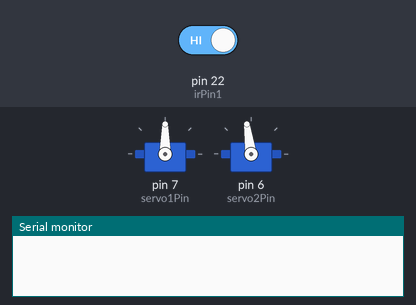
Bench run of a sketch on a simulated Arduino Mega 2560, built with avr-gcc and run on an emulated ATmega2560. Shown: 2 × servo, the last lines printed to the serial monitor. The inputs (shaded band) are chosen by the test bench; at power-on: pin 22 (irPin1) HIGH.

Above: at 1.2 s.
1.3 s: pin 22 (irPin1) driven LOW
At 2.0 s:
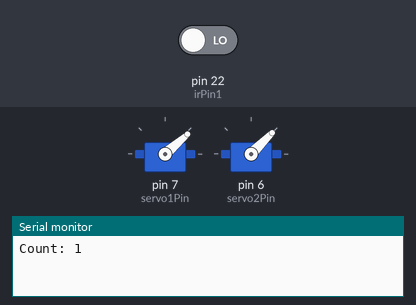
Timing chart, 0 to 4.3 s (numbered marks = the images above; inputs shaded):
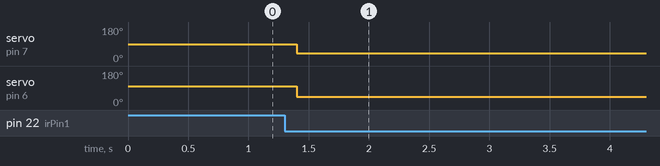

Measured:
- after the input at 1.3 s, servo on pin 7 (servo1Pin): 90° → 41° after 0.10 s; servo on pin 6 (servo2Pin): 98° → 45° after 0.10 s

The sketch:

SingleTrain_Final.ino
```cpp
#include <Servo.h>
Servo servo1;
Servo servo2;
const int servo1Pin = 7;
const int servo2Pin = 6;
const int servo1P1 = 90;
const int servo1P2 = 41;
const int servo2P1 = 98;
const int servo2P2 = 45;
const int irPin1 = 22;
const int irPin2 = 24;
int count = 0;
boolean state = true;

void setup() {
  Serial.begin(9600);
  pinMode(irPin1, INPUT);
  pinMode(irPin2, INPUT);
  servo1.attach(servo1Pin);
  servo2.attach(servo2Pin);
  servo1.write(servo1P1);
  servo2.write(servo2P1);
}

void loop() {

  if (!digitalRead(irPin1) && state && count <= 17) {
    count++;
    state = false;
    Serial.print("Count: ");
    Serial.println(count);
    delay(100);
  }

  if (count == 1) {
    servo1.write(servo1P2);
    servo2.write(servo2P2);
  }
  if (count == 13) {
    servo1.write(servo1P1);
    servo2.write(servo2P1);
  }
  if (count == 18 && !digitalRead(irPin2)) {
    Serial.println("Train Arrived On Platform 1");
    count = 0;
  }
  if (digitalRead(irPin1)) {
    state = true;
    delay(50);
  }
}
```
